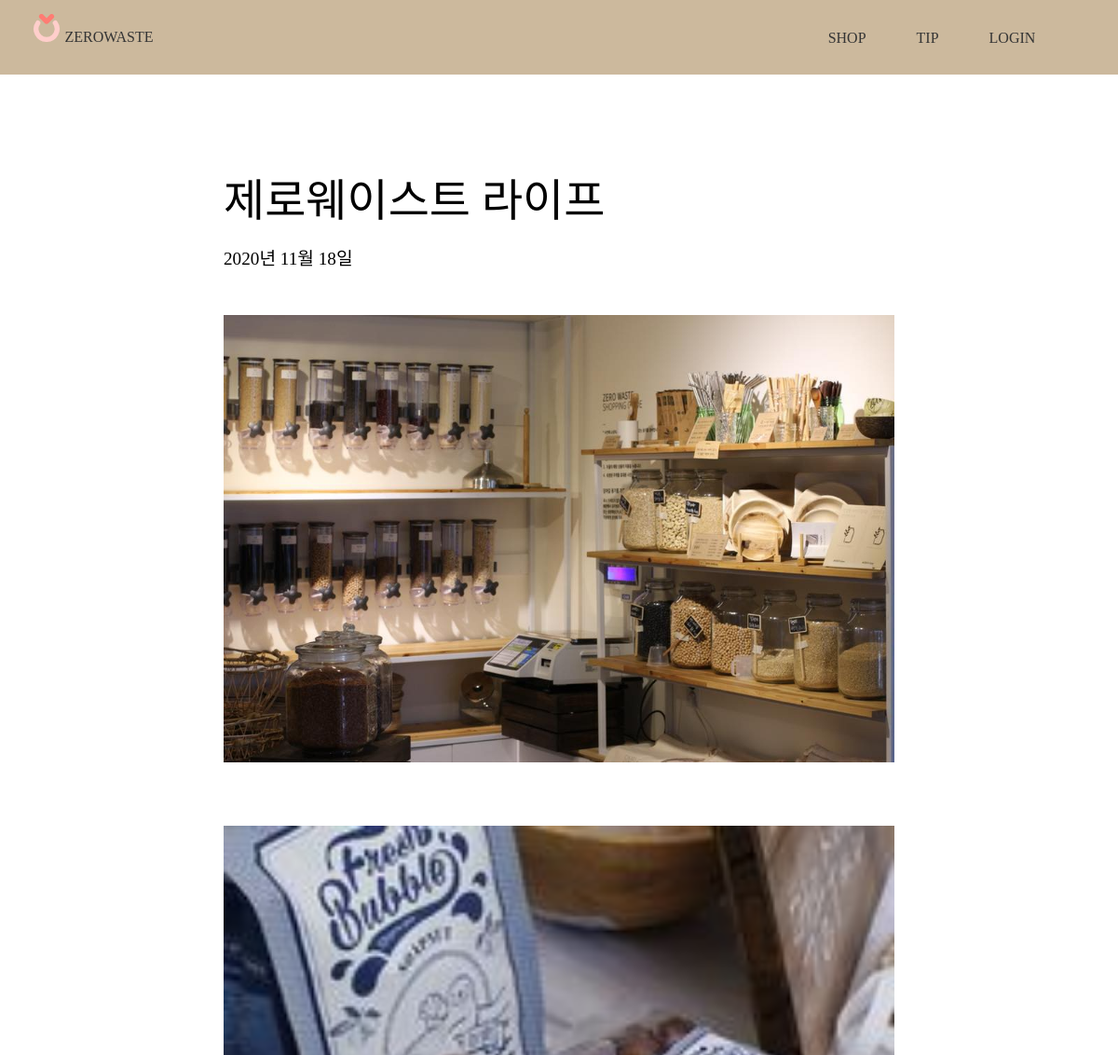
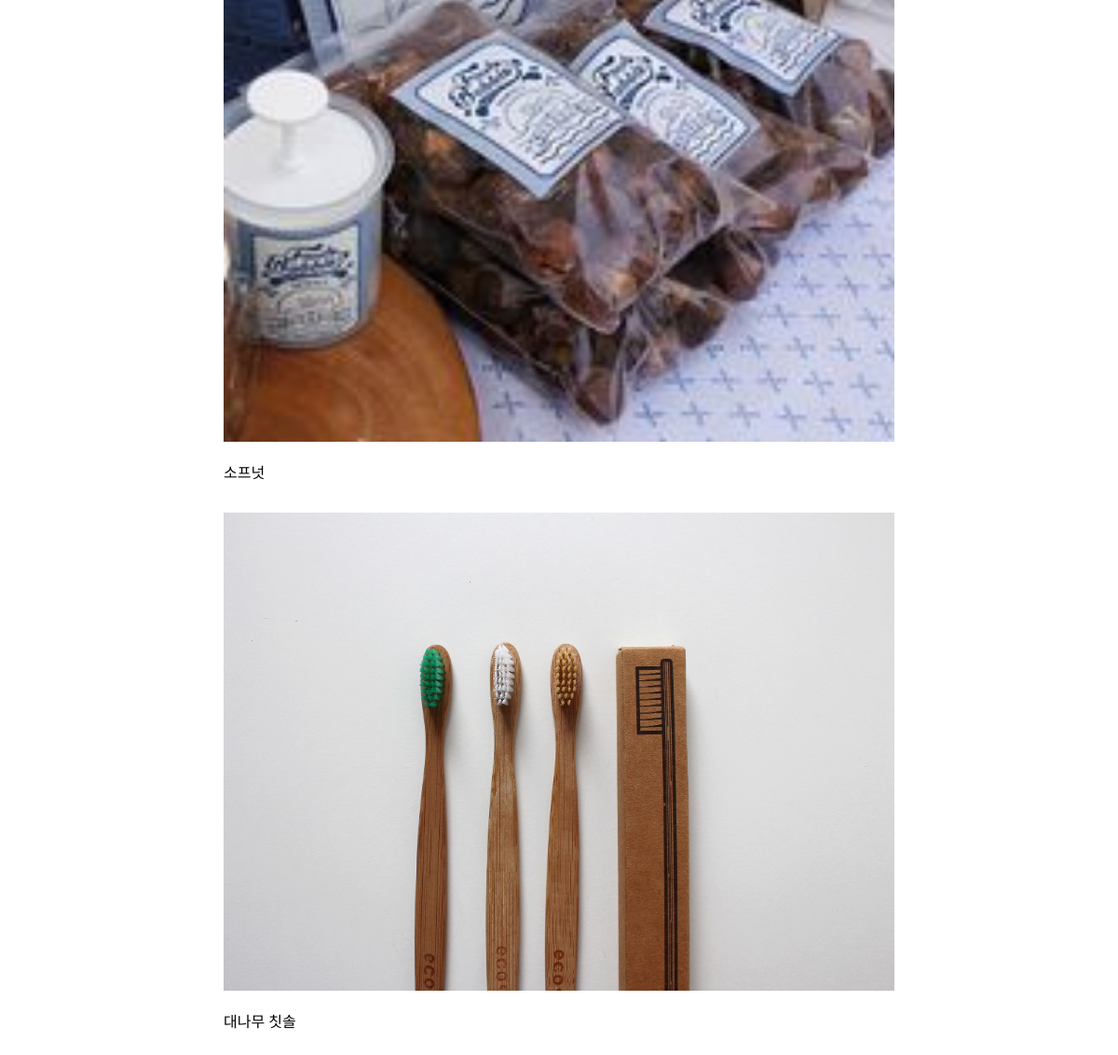
/tip/1, run on the app's committed database (2 pictures, top to bottom).
### zebraapp/models.py (models this page shows, shortened)
class Tip(models.Model):
    title = models.CharField(max_length=200)
    pub_date = models.DateField('date published')
    cover = models.ImageField(upload_to="images")

class TipBody(models.Model):
    tip = models.ForeignKey(Tip, on_delete=models.CASCADE)
    image = models.ImageField(upload_to='images/')
    body = models.TextField()

### zebraapp/views.py (the view)
# urls.py: path('tip/<int:tip_id>',views.tip_detail, name ="tip_detail"),
def tip_detail(request, tip_id):
    tip = get_object_or_404(Tip, pk=tip_id)
    return render(request, 'tip_detail.html', {'tip':tip})

### zebraapp/templates/tip_detail.html (shortened to what this page needs)
{% extends 'base.html' %}
{% load static %}
{% block link %}{% static 'css/tip_detail.css' %}{% endblock %}
{% block content %}
<div class="container">
    <div class="title">{{tip.title}}</div>
    <div class="date">{{tip.pub_date|date:"Y년 m월 d일"}}</div>
    <img class="cover" src="{{ tip.cover.url }}" alt="cover">
    {% for body in tip.tipbody_set.all %}
    <img src="{{ body.image.url }}" class="bodyimg" alt="tip-image">
    <div class="body">{{body.body}}</div>
    {% endfor %}
</div>
{% endblock content %}

### zebraapp/static/css/base.css (style rules this page uses)
html, body { margin: 0; width: 100%; height: 100%; font-family: 'BBTreeGL'; -ms-overflow-style: none; }

### zebraapp/static/css/tip_detail.css (style rules this page uses)
.container { margin: 0 auto; padding: 10rem 0 10rem 0; width: 60%; }
.cover { width: 100%; height: auto; margin: 2rem 0; }
.title { font-family: 'BBTreeGB'; font-size: 3rem; margin: 1rem 0; }
.date { font-size: 1.2rem; margin: 1rem 0; }
.bodyimg { width: 100%; height: auto; margin: 2rem 0 1rem 0; }

### data on the page
Tip: title "제로웨이스트 라이프", pub_date "2020년 11월 18일", cover (picture)
TipBody: image (picture), body "소프넛"
TipBody: image (picture), body "대나무 칫솔"
